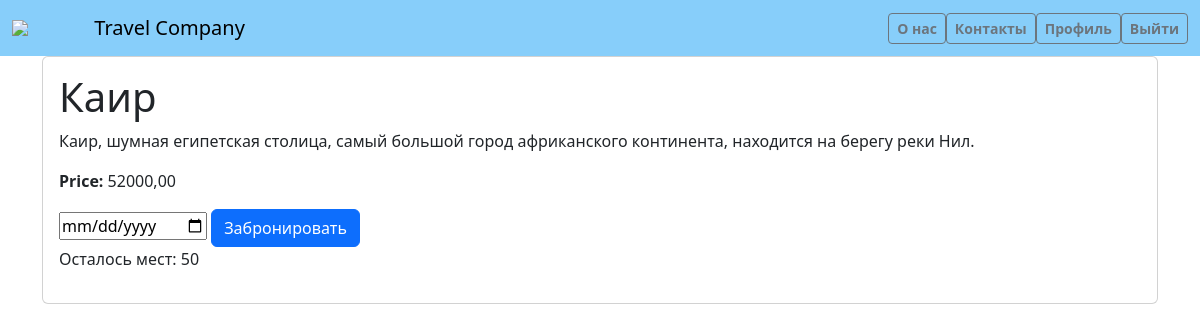
Screenshot of /tour_detail/6/ (signed in) with the database file from the repository.
### main/models.py (models this page shows, shortened)
class Tour(models.Model):
    destination = models.ForeignKey(Destination, on_delete=models.CASCADE)
    user = models.ForeignKey(User, on_delete=models.CASCADE)
    price = models.DecimalField(max_digits=10, decimal_places=2)
    image = models.ImageField(upload_to='tour_detail_imаge/')
    available_seats = models.IntegerField(default=50)
    book_data = models.DateField(auto_now_add=True)

class Destination(models.Model):
    name = models.CharField(max_length=50)
    description = models.TextField()
    image = models.ImageField(upload_to='destination/')

### main/views.py (the view)
# urls.py: path('tour_detail/<int:pk>/', views.tour_detail, name='tour_detail'),
@login_required
def tour_detail(request, pk):
    tour = get_object_or_404(Tour, pk=pk)
    is_booked = False
    if request.user.is_authenticated:
        is_booked = Book_list.objects.filter(user=request.user, tour=tour).exists()
    tour_images = TourImage.objects.filter(tour=tour)
    return render(request, 'main/tour_detail.html', {'tour': tour, 'is_booked': is_booked, 'tour_images': tour_images})

### templates/main/tour_detail.html (shortened to what this page needs)
{% load static %}
<!DOCTYPE html>
<html lang="en">
<head>
    <link href="https://cdn.jsdelivr.net/npm/bootstrap@5.3.3/dist/css/bootstrap.min.css" rel="stylesheet"
>
</head>
<body>
<nav class="navbar navbar-expand-lg navbar-light" style="background-color: #87CEFA;">
    <div class="container-fluid">
        <img src="https://gas-kvas.com/grafic/uploads/posts/2024-01/gas-kvas-com-p-logotip-turagentstva-na-prozrachnom-fone-3.png"
             style="width: 7%">
        <a class="navbar-brand" href="{% url 'tour_list' %}">Travel Company</a>
        <div class="collapse navbar-collapse" id="navbarNav">
            <ul class="navbar-nav ms-auto">
                <li class="nav-item">
                    <a class="btn btn-outline-secondary btn-lg btn-md btn-sm fw-bold" href="{% url 'about_us' %}">О нас</a>
                </li>
                <li class="nav-item">
                    <a class="btn btn-outline-secondary btn-lg btn-md btn-sm fw-bold" href="{% url 'contact' %}">Контакты</a>
                </li>
                {% if user.is_authenticated %}
                <li class="nav-item">
                    <a class="btn btn-outline-secondary btn-lg btn-md btn-sm fw-bold"
                       href="{% url 'profile' %}">Профиль</a>
                </li>
                <li class="nav-item">
                    <form method="post" action="{% url 'logout' %}">
                        <button type="submit" class="btn btn-outline-secondary btn-lg btn-md btn-sm fw-bold">Выйти
                        </button>
                    </form>
                </li>
                {% endif %}
            </ul>
        </div>
    </div>
</nav>
<div class="container">
    <div class="card">
        <div class="card-body">
            <h1 class="card-title">{{ tour.destination.name }}</h1>
            <p class="card-text">{{ tour.destination.description }}</p>
            <p class="card-text"><strong>Price:</strong> {{ tour.price }}</p>
            {% if user.is_authenticated %}
            {% if is_booked %}
            <button class="btn btn-success" disabled>Забронировано</button>
            {% else %}
            <form method="post" action="{% url 'book_tour' pk=tour.pk %}">
                <input type="date" name="date" required="" id="id_date">
                <button type="submit" class="btn btn-primary">Забронировать</button>
            </form>
            <p>Осталось мест: {{ tour.available_seats }}</p>
            {% endif %}
            {% else %}
            <a href="{% url 'login' %}" class="btn btn-primary">Войти</a>
            <a href="{% url 'register' %}" class="btn btn-primary">Зарегистрироваться</a>
            {% endif %}
        </div>
    </div>
</div>
</body>
</html>

### rows the page displays
Tour: destination.name "Каир", destination.description "Каир, шумная египетская столица, самый большой город африканского континента, находится на берегу реки Нил.", price "52000,00", available_seats "50"
